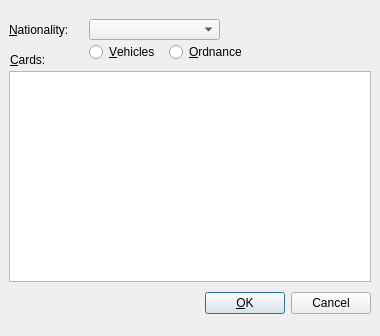
<?xml version="1.0" encoding="UTF-8"?>
<ui version="4.0">
 <class>MyDialog</class>
 <widget class="QDialog" name="MyDialog">
  <property name="geometry">
   <rect>
    <x>0</x>
    <y>0</y>
    <width>380</width>
    <height>336</height>
   </rect>
  </property>
  <widget class="QWidget" name="controls_widget" native="true">
   <property name="geometry">
    <rect>
     <x>-1</x>
     <y>9</y>
     <width>301</width>
     <height>55</height>
    </rect>
   </property>
   <property name="sizePolicy">
    <sizepolicy hsizetype="Preferred" vsizetype="Ignored">
     <horstretch>0</horstretch>
     <verstretch>0</verstretch>
    </sizepolicy>
   </property>
   <property name="maximumSize">
    <size>
     <width>16777215</width>
     <height>55</height>
    </size>
   </property>
   <widget class="QLabel" name="label">
    <property name="geometry">
     <rect>
      <x>10</x>
      <y>10</y>
      <width>81</width>
      <height>21</height>
     </rect>
    </property>
    <property name="text">
     <string>&amp;Nationality:</string>
    </property>
    <property name="buddy">
     <cstring>cbo_nationality</cstring>
    </property>
   </widget>
   <widget class="QRadioButton" name="rb_ordnance">
    <property name="geometry">
     <rect>
      <x>170</x>
      <y>30</y>
      <width>91</width>
      <height>26</height>
     </rect>
    </property>
    <property name="text">
     <string>&amp;Ordnance</string>
    </property>
   </widget>
   <widget class="QComboBox" name="cbo_nationality">
    <property name="geometry">
     <rect>
      <x>90</x>
      <y>10</y>
      <width>131</width>
      <height>21</height>
     </rect>
    </property>
   </widget>
   <widget class="QRadioButton" name="rb_vehicles">
    <property name="geometry">
     <rect>
      <x>90</x>
      <y>30</y>
      <width>81</width>
      <height>26</height>
     </rect>
    </property>
    <property name="text">
     <string>&amp;Vehicles</string>
    </property>
   </widget>
  </widget>
  <widget class="QWidget" name="buttons_widget" native="true">
   <property name="geometry">
    <rect>
     <x>10</x>
     <y>280</y>
     <width>361</width>
     <height>46</height>
    </rect>
   </property>
   <property name="sizePolicy">
    <sizepolicy hsizetype="Preferred" vsizetype="Fixed">
     <horstretch>0</horstretch>
     <verstretch>0</verstretch>
    </sizepolicy>
   </property>
   <layout class="QHBoxLayout" name="horizontalLayout">
    <item>
     <spacer name="horizontalSpacer">
      <property name="orientation">
       <enum>Qt::Horizontal</enum>
      </property>
      <property name="sizeHint" stdset="0">
       <size>
        <width>40</width>
        <height>20</height>
       </size>
      </property>
     </spacer>
    </item>
    <item>
     <widget class="QPushButton" name="ok_button">
      <property name="text">
       <string>&amp;OK</string>
      </property>
      <property name="default">
       <bool>true</bool>
      </property>
     </widget>
    </item>
    <item>
     <widget class="QPushButton" name="cancel_button">
      <property name="text">
       <string>Cancel</string>
      </property>
     </widget>
    </item>
   </layout>
  </widget>
  <widget class="QLabel" name="label_2">
   <property name="geometry">
    <rect>
     <x>10</x>
     <y>50</y>
     <width>53</width>
     <height>20</height>
    </rect>
   </property>
   <property name="maximumSize">
    <size>
     <width>16777215</width>
     <height>20</height>
    </size>
   </property>
   <property name="text">
    <string>&amp;Cards:</string>
   </property>
   <property name="buddy">
    <cstring>lb_cards</cstring>
   </property>
  </widget>
  <widget class="QListWidget" name="lb_cards">
   <property name="geometry">
    <rect>
     <x>9</x>
     <y>71</y>
     <width>362</width>
     <height>211</height>
    </rect>
   </property>
   <property name="sizePolicy">
    <sizepolicy hsizetype="Expanding" vsizetype="Ignored">
     <horstretch>0</horstretch>
     <verstretch>0</verstretch>
    </sizepolicy>
   </property>
  </widget>
 </widget>
 <resources/>
 <connections/>
</ui>
